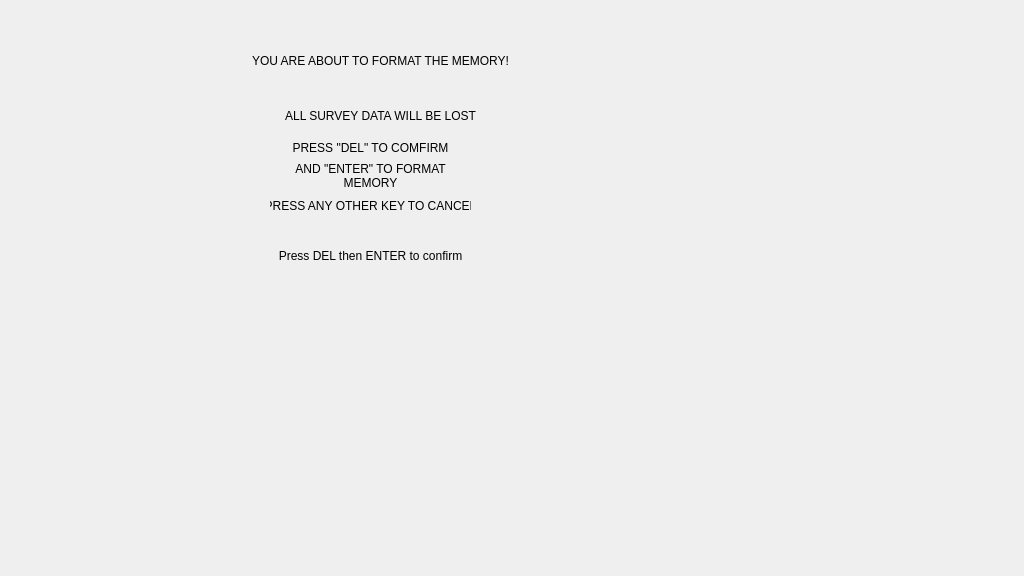
<?xml version="1.0" encoding="UTF-8"?>
<ui version="4.0">
 <class>MemoryFormatDialog</class>
 <widget class="QDialog" name="MemoryFormatDialog">
  <property name="geometry">
   <rect>
    <x>0</x>
    <y>0</y>
    <width>1024</width>
    <height>576</height>
   </rect>
  </property>
  <property name="windowTitle">
   <string>Dialog</string>
  </property>
  <widget class="QLabel" name="message4">
   <property name="geometry">
    <rect>
     <x>270</x>
     <y>160</y>
     <width>201</width>
     <height>31</height>
    </rect>
   </property>
   <property name="text">
    <string>AND &quot;ENTER&quot; TO FORMAT MEMORY</string>
   </property>
   <property name="alignment">
    <set>Qt::AlignCenter</set>
   </property>
   <property name="wordWrap">
    <bool>true</bool>
   </property>
  </widget>
  <widget class="QLabel" name="message1">
   <property name="geometry">
    <rect>
     <x>40</x>
     <y>30</y>
     <width>681</width>
     <height>61</height>
    </rect>
   </property>
   <property name="text">
    <string>YOU ARE ABOUT TO FORMAT THE MEMORY!</string>
   </property>
   <property name="alignment">
    <set>Qt::AlignCenter</set>
   </property>
  </widget>
  <widget class="QLabel" name="message5">
   <property name="geometry">
    <rect>
     <x>270</x>
     <y>190</y>
     <width>201</width>
     <height>31</height>
    </rect>
   </property>
   <property name="text">
    <string>PRESS ANY OTHER KEY TO CANCEL</string>
   </property>
   <property name="alignment">
    <set>Qt::AlignCenter</set>
   </property>
  </widget>
  <widget class="QLabel" name="message2">
   <property name="geometry">
    <rect>
     <x>260</x>
     <y>100</y>
     <width>241</width>
     <height>31</height>
    </rect>
   </property>
   <property name="text">
    <string>ALL SURVEY DATA WILL BE LOST</string>
   </property>
   <property name="alignment">
    <set>Qt::AlignCenter</set>
   </property>
   <property name="wordWrap">
    <bool>true</bool>
   </property>
  </widget>
  <widget class="QLabel" name="message3">
   <property name="geometry">
    <rect>
     <x>290</x>
     <y>140</y>
     <width>161</width>
     <height>16</height>
    </rect>
   </property>
   <property name="text">
    <string>PRESS &quot;DEL&quot; TO COMFIRM</string>
   </property>
   <property name="alignment">
    <set>Qt::AlignCenter</set>
   </property>
  </widget>
  <widget class="QLabel" name="message6">
   <property name="geometry">
    <rect>
     <x>260</x>
     <y>240</y>
     <width>221</width>
     <height>31</height>
    </rect>
   </property>
   <property name="text">
    <string>Press DEL then ENTER to confirm</string>
   </property>
   <property name="alignment">
    <set>Qt::AlignCenter</set>
   </property>
   <property name="wordWrap">
    <bool>true</bool>
   </property>
  </widget>
 </widget>
 <resources/>
 <connections/>
</ui>
